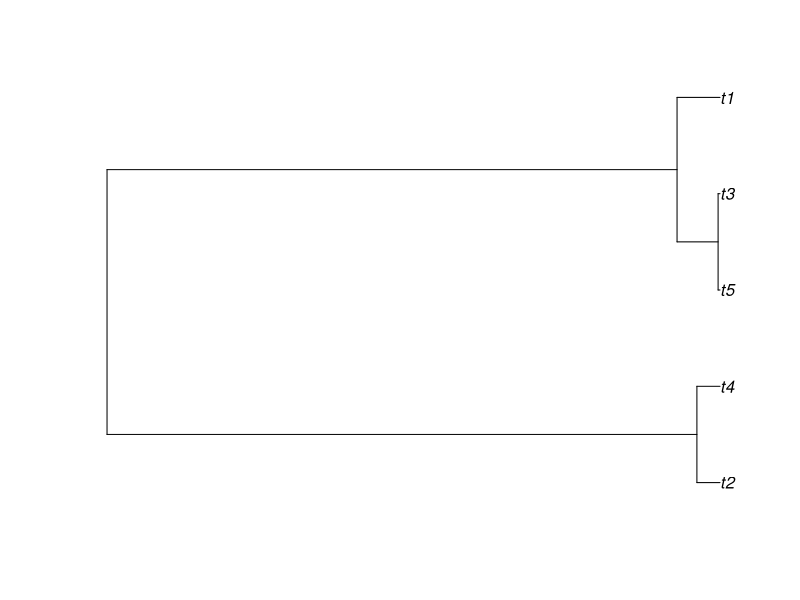

Source code (R):
## ---- chunk 1
2+3
library(ape)
plot(rcoal(5))
